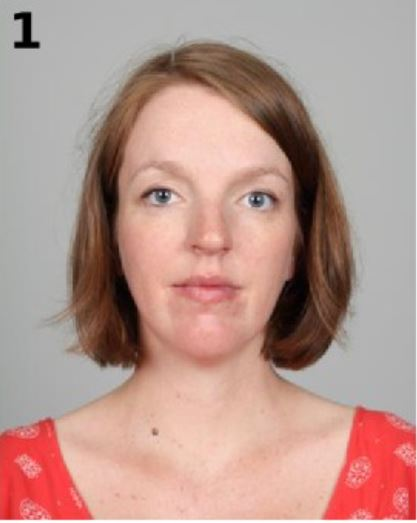
%> input picture 1.JPG, 417 x 523 px
$ octave SIFT_feature.m   (GNU Octave 9; MATLAB toolbox functions it lacks are replaced by stand-ins)
%> lines starting %> are read from the running program, lines starting %| are printed output that depends on the picture
%this code is the Matlab implimentation of David G. Lowe,
%"Distinctive image features from scale-invariant keypoints,"
%International Journal of Computer Vision, 60, 2 (2004), pp. 91-110.
%this code should be used only for academic research.
%any other useage of this code should not be allowed without Author agreement.
% if you have any problem or improvement idea about this code, please
% contact with Xing Di, Stevens Institution of Technology. xdi2@stevens.edu

%%initial image
tic
clear;
clc;
row=256;
colum=256;
img=imread('1.jpg');
%> img is the input picture: size 523x417x3 uint8; mean R, G, B 183.6, 150.4, 142
img=imresize(img,[row,colum]);
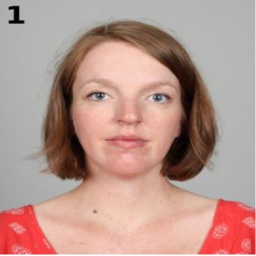
%> img: size 256x256x3 uint8; mean R, G, B 183.6, 150.3, 142
img=rgb2gray(img);
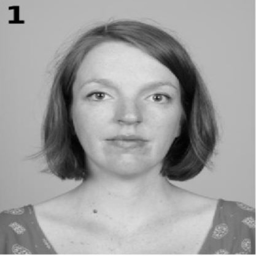
%> img: size 256x256 uint8; min 0, max 255, mean 159.3
% img=histeq(img);
img=im2double(img);
%> img: size 256x256 double
origin=img;
% img=medfilt2(img);
toc
%% Scale-Space Extrema Detection
tic
% original sigma and the number of actave can be modified. the larger
% sigma0, the more quickly-smooth images
sigma0=sqrt(2);
octave=3;%6*sigma*k^(octave*level)<=min(m,n)/(2^(octave-2))
level=3;
D=cell(1,octave);
for i=1:octave
D(i)=mat2cell(zeros(row*2^(2-i)+2,colum*2^(2-i)+2,level),row*2^(2-i)+2,colum*2^(2-i)+2,level);
end
% first image in first octave is created by interpolating the original one.
temp_img=kron(img,ones(2));
temp_img=padarray(temp_img,[1,1],'replicate');
figure(2)
subplot(1,2,1);
imshow(origin)
%create the DoG pyramid.
for i=1:octave
    temp_D=D{i};
    for j=1:level
        scale=sigma0*sqrt(2)^(1/level)^((i-1)*level+j);
        p=(level)*(i-1);
        figure(1);
        subplot(octave,level,p+j);
        f=fspecial('gaussian',[1,floor(6*scale)],scale);
        L1=temp_img;
        if(i==1&&j==1)
        L2=conv2(temp_img,f,'same');
        L2=conv2(L2,f','same');
        temp_D(:,:,j)=L2-L1;
        imshow(uint8(255 * mat2gray(temp_D(:,:,j))));
        L1=L2;
        else
        L2=conv2(temp_img,f,'same');
        L2=conv2(L2,f','same');
        temp_D(:,:,j)=L2-L1;
        L1=L2;
        if(j==level)
            temp_img=L1(2:end-1,2:end-1);
        end
        imshow(uint8(255 * mat2gray(temp_D(:,:,j))));
        end
    end
    D{i}=temp_D;
    temp_img=temp_img(1:2:end,1:2:end);
    temp_img=padarray(temp_img,[1,1],'both','replicate');
end
%> this loop made 3 passes
%> pass 1, `for j=1:level scale=sigma0*sqrt(2)^(1/level)^((i-1)*level+j); p=(level..`:
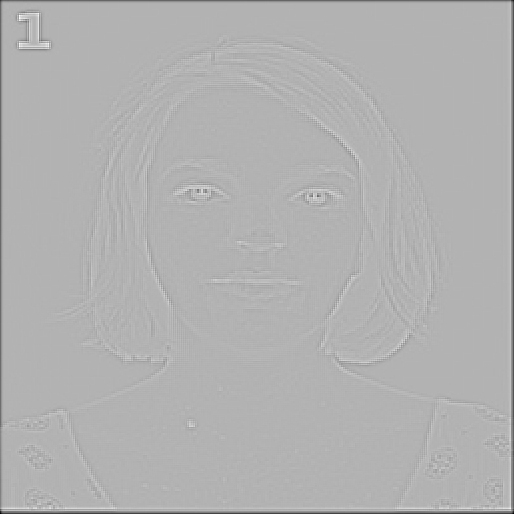
%> displayed picture: size 514x514, on the screen's scale of 0 to 255; min 0, max 255, mean 177
%> after the loop:
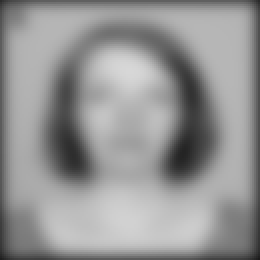
%> L2: size 130x130 double (shown 2 times larger); min 0.108, max 0.845, mean 0.585
%> after the loop:
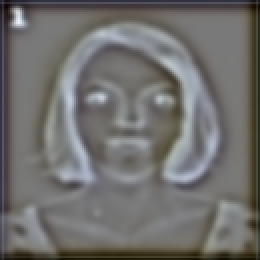
%> temp_D: size 130x130x3 double (shown 2 times larger); mean R, G, B -0.0211, -0.024, -0.0274; drawn with min black and max white
%> after the loop, D = 3 items
toc
%% Keypoint Localistaion
% search each pixel in the DoG map to find the extreme point
tic
interval=level-1;
number=0;
for i=2:octave+1
    number=number+(2^(i-octave)*colum)*(2*row)*interval;
end
extrema=zeros(1,4*number);
flag=1;
for i=1:octave
    [m,n,~]=size(D{i});
    m=m-2;
    n=n-2;
    volume=m*n/(4^(i-1));
    for k=2:interval
        for j=1:volume
            % starter=D{i}(x+1,y+1,k);
            x=ceil(j/n);
            y=mod(j-1,m)+1;
            sub=D{i}(x:x+2,y:y+2,k-1:k+1);
            large=max(max(max(sub)));
            little=min(min(min(sub)));
            if(large==D{i}(x+1,y+1,k))
                temp=[i,k,j,1];
                extrema(flag:(flag+3))=temp;
                flag=flag+4;
            end
            if(little==D{i}(x+1,y+1,k))
                temp=[i,k,j,-1];
                extrema(flag:(flag+3))=temp;
                flag=flag+4;
            end
        end
    end
end
%> this loop made 3 passes
%> (m, n, volume) on passes 1 to 3: (512, 512, 262144), (256, 256, 16384), (128, 128, 1024)
%> after the loop, flag = 105629; temp = [3 2 259 -1]
idx= extrema==0;
%> idx = 3670016 logical values, 3564388 true
extrema(idx)=[];
toc
[m,n]=size(img);
%> m = 256; n = 256
x=floor((extrema(3:4:end)-1)./(n./(2.^(extrema(1:4:end)-2))))+1;
y=mod((extrema(3:4:end)-1),m./(2.^(extrema(1:4:end)-2)))+1;
ry=y./2.^(octave-1-extrema(1:4:end));
rx=x./2.^(octave-1-extrema(1:4:end));
figure(2)
subplot(1,2,2);
imshow(origin)
hold on
plot(ry,rx,'r+');
%% accurate keypoint localization
%eliminate the point with low contrast or poorly localised on an edge
% x:|,y:-- x is for vertial and y is for horizontal
% value comes from the paper.
tic
threshold=0.1;
r=10;
extr_volume=length(extrema)/4;
%> extr_volume = 26407
[m,n]=size(img);
secondorder_x=conv2([-1,1;-1,1],[-1,1;-1,1]);
secondorder_y=conv2([-1,-1;1,1],[-1,-1;1,1]);
for i=1:octave
    for j=1:level
        test=D{i}(:,:,j);
        temp=-1./conv2(test,secondorder_y,'same').*conv2(test,[-1,-1;1,1],'same');
        D{i}(:,:,j)=temp.*conv2(test',[-1,-1;1,1],'same')*0.5+test;
    end
end
for i=1:extr_volume
    x=floor((extrema(4*(i-1)+3)-1)/(n/(2^(extrema(4*(i-1)+1)-2))))+1;
    y=mod((extrema(4*(i-1)+3)-1),m/(2^(extrema(4*(i-1)+1)-2)))+1;
    rx=x+1;
    ry=y+1;
    rz=extrema(4*(i-1)+2);
    z=D{extrema(4*(i-1)+1)}(rx,ry,rz);
    if(abs(z)<threshold)
        extrema(4*(i-1)+4)=0;
    end
end
%> this loop made 26407 passes
%> (x, y, rx, ry, z) on passes 1 to 3: (4, 12, 5, 13, 0.00345), (4, 26, 5, 27, 0.00394), (4, 38, 5, 39, 0.00624)
idx=find(extrema==0);
%> idx = 14170 values from 4 to 105592
idx=[idx,idx-1,idx-2,idx-3];
extrema(idx)=[];
extr_volume=length(extrema)/4;
%> extr_volume = 12237
x=floor((extrema(3:4:end)-1)./(n./(2.^(extrema(1:4:end)-2))))+1;
y=mod((extrema(3:4:end)-1),m./(2.^(extrema(1:4:end)-2)))+1;
ry=y./2.^(octave-1-extrema(1:4:end));
rx=x./2.^(octave-1-extrema(1:4:end));
figure(2)
subplot(2,2,3);
imshow(origin)
hold on
plot(ry,rx,'g+');
for i=1:extr_volume
    x=floor((extrema(4*(i-1)+3)-1)/(n/(2^(extrema(4*(i-1)+1)-2))))+1;
    y=mod((extrema(4*(i-1)+3)-1),m/(2^(extrema(4*(i-1)+1)-2)))+1;
    rx=x+1;
    ry=y+1;
    rz=extrema(4*(i-1)+2);
        Dxx=D{extrema(4*(i-1)+1)}(rx-1,ry,rz)+D{extrema(4*(i-1)+1)}(rx+1,ry,rz)-2*D{extrema(4*(i-1)+1)}(rx,ry,rz);
        Dyy=D{extrema(4*(i-1)+1)}(rx,ry-1,rz)+D{extrema(4*(i-1)+1)}(rx,ry+1,rz)-2*D{extrema(4*(i-1)+1)}(rx,ry,rz);
        Dxy=D{extrema(4*(i-1)+1)}(rx-1,ry-1,rz)+D{extrema(4*(i-1)+1)}(rx+1,ry+1,rz)-D{extrema(4*(i-1)+1)}(rx-1,ry+1,rz)-D{extrema(4*(i-1)+1)}(rx+1,ry-1,rz);
        deter=Dxx*Dyy-Dxy*Dxy;
        R=(Dxx+Dyy)/deter;
        R_threshold=(r+1)^2/r;
        if(deter<0||R>R_threshold)
            extrema(4*(i-1)+4)=0;
        end

end
%> this loop made 12237 passes
%> (y, ry) on passes 1 to 3: (56, 57), (57, 58), (58, 59)
idx=find(extrema==0);
idx=[idx,idx-1,idx-2,idx-3];
extrema(idx)=[];
extr_volume=length(extrema)/4;
x=floor((extrema(3:4:end)-1)./(n./(2.^(extrema(1:4:end)-2))))+1;
y=mod((extrema(3:4:end)-1),m./(2.^(extrema(1:4:end)-2)))+1;
ry=y./2.^(octave-1-extrema(1:4:end));
rx=x./2.^(octave-1-extrema(1:4:end));
figure(2)
subplot(2,2,4);
imshow(origin)
hold on
plot(ry,rx,'b+');
toc
%% Orientation Assignment(Multiple orientations assignment)
tic
kpori=zeros(1,36*extr_volume);
minor=zeros(1,36*extr_volume);
f=1;
flag=1;
%> (the run ends here)
